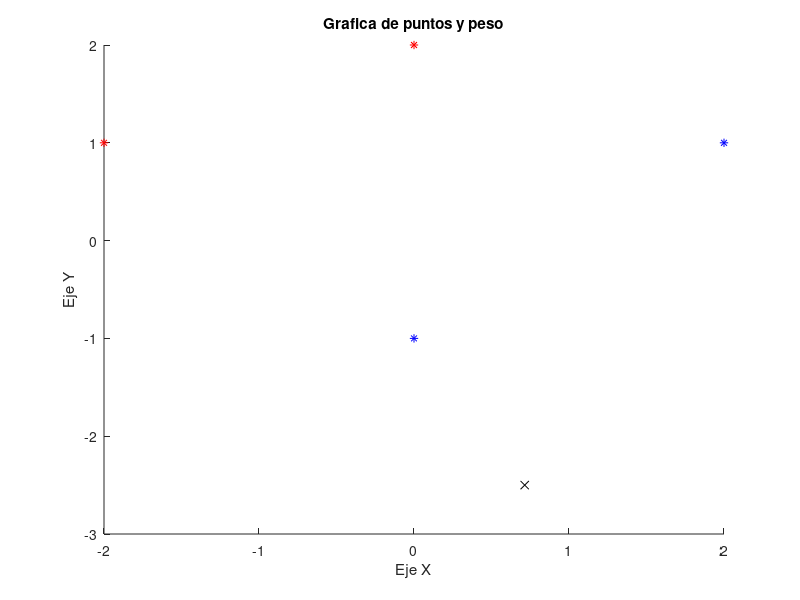

Here is the MATLAB script that generated this plot: (Note: this script raises an error after producing the figure.)
clear all; clc;
disp('DATOS DE ENTRADA')
%Declaracion de patrones
p1 = [2;1];
p2 = [0;-1];
p3 = [-2;1];
p4 = [0;2];
P = {p1 p2 p3 p4};
Pi=[p1 p2 p3 p4]
%Salida
T = [1 1 -1 -1]
%Peso, Ganancia y aprendizaje iniciales
w = [-0.7 0.2];
b =  0.5;
W = {w};
B={b};
alp = 0.5;

%Graficar puntos
hold on;

for i = 1: size(P,2)
   
    if(T(i)>0)
        plot(P{i}(1),P{i}(2),'*b');
    else
        plot(P{i}(1),P{i}(2),'*r');
    end
end

%impresion de valores iniciales
xi = -b/w(1);
yi = -b/w(2);
disp('Inicio:');
fprintf('Ganancia: %f\n',b);
fprintf('Peso: [%f %f]\n',w);
fprintf('X(0)= %f ,Y(0)=%f\n',xi,yi);
plot(xi,yi,'xblack');



title('Grafica de puntos y peso');
xlabel('Eje X');
ylabel('Eje Y');
j = 1;


for n = 1: 100
    fprintf('Iteracion %d\n',n);
    cont = 0;
    for i = 1 : size(P,2)
        fprintf('Patron %d\n',i);
        ai = hardlims(w*P{i}+b);
        fprintf('a(%d)= %f\n',i,ai);
        ei = T(i) - ai;
        fprintf('e(%d) = %f\n',i,ei);
        if(ei ~= 0)
           disp('Ajuste:');
           W{j+1} =  w+(2*alp*ei*P{i})';
           fprintf('w(%d) = [%f %f] \n',i,W{j+1});
           B{j+1} = b + 2*alp*ei;
           fprintf('b(%d)= %f\n',i,B{j+1});
           j = j + 1;
        else
            cont = cont + 1;
        end
        
        w = W{j};
        b = B{j};
        disp('------------------');
    end
    
   
    
    fprintf('Ganancia: %f\n',b);
    fprintf('Peso: [%f %f]\n', w);
    xi = -b/w(1);
    yi = -b/w(2);
    fprintf('X(%d)= %f ,Y(%d)=%f\n',n,xi,n,yi);
    plot(xi,yi,'xblack');

    if(cont==size(P,2))
        x = -10:0.1:10;
        y = -w(1)*x/w(2) - b/w(2);
        plot(x,y,'black');
    
        break;
    end
   disp('________________________________________________'); 
end
hold off;
